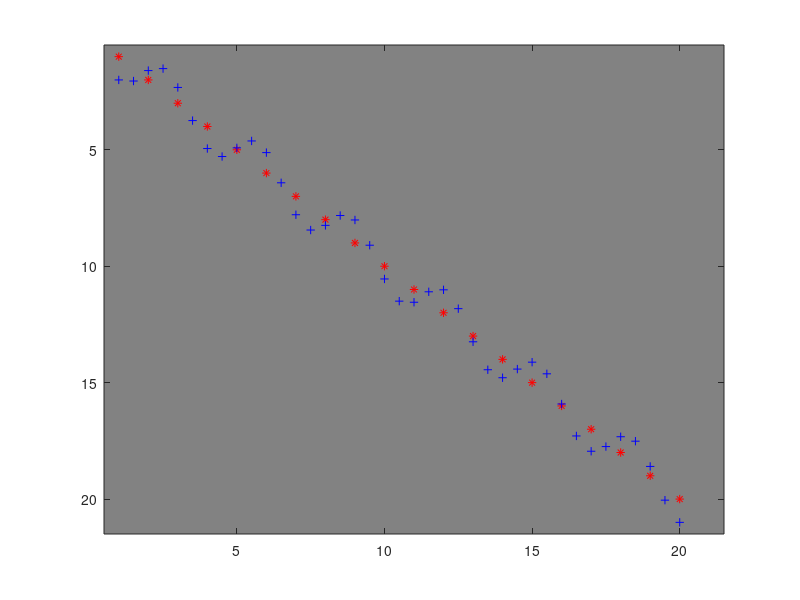

Reproduce this figure in MATLAB. (Note: this script raises an error after producing the figure.)
clear
close all;

a = vertcat(1:20,1:20); %integer diagonal
b = vertcat(1.5:20.5,1.5:20.5); %shifted diagonal from 0.5
c = vertcat(1:0.5:20,(1:0.5:20)+cos(0:12*pi/38:12*pi)); %points oscilating around the GT Points

%plot the two distributions of points
figure;
imagesc(zeros(21)); colormap(gray); hold on;
for i=1:size(a,2)
    plot(a(1,i),a(2,i),'r*'); hold on; %gt points in red
end
for i=1:size(c,2)
    plot(c(1,i),c(2,i),'b+'); hold on; %tracking points in blue
end
hold off;

%compute tracking accuracy
tracking_accuracy = getTrackingAccuracy(a,c,3);